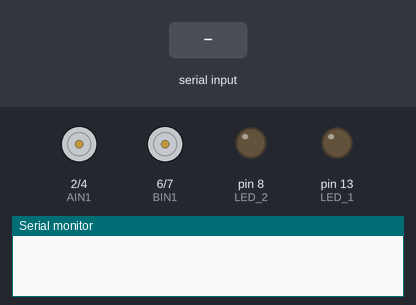
Simulated run of this sketch. Board: Arduino Uno, built with avr-gcc and run on an emulated ATmega328P. On the bench: motor-driver pin pairs drawn as motors (green arrow = first pin HIGH = forward, orange = second pin HIGH = backward, longer = more drive), output pins drawn as LEDs (lit = HIGH), the last lines printed to the serial monitor. The test bench sets the inputs (shaded band).

Above: at 1.2 s.
1.3 s: "F" received over the second serial link
At 1.7 s:
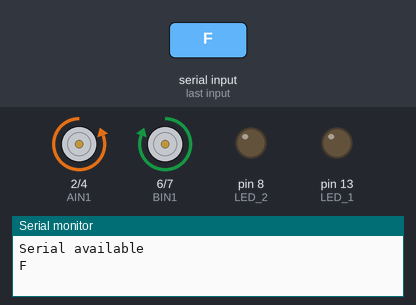
2.8 s: "B" received over the second serial link
At 4.0 s:
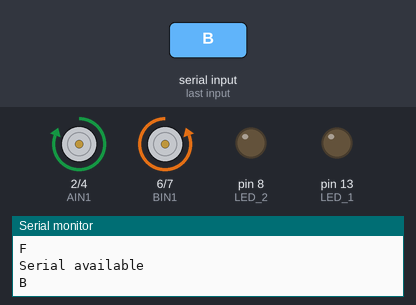
4.3 s: "L" received over the second serial link
At 5.2 s:
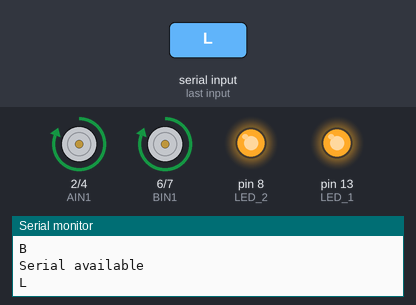
5.8 s: "R" received over the second serial link
At 6.4 s:
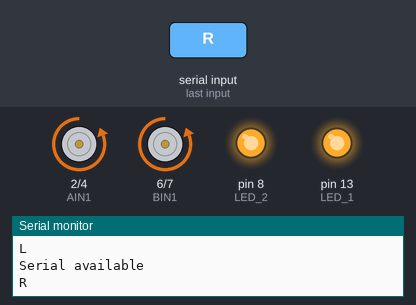
Timing chart, 0 to 8.3 s (numbered marks = the images above; inputs shaded):
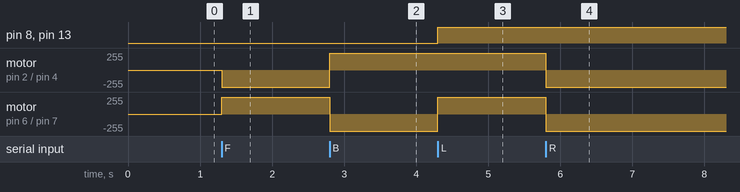

Measured:
- after the input at 1.3 s, motor on pin 2 (AIN1) / pin 4 (AIN2): stopped → backward 255/255 at once; motor on pin 6 (BIN1) / pin 7 (BIN2): stopped → forward 255/255 at once
- after the input at 2.8 s, motor on pin 2 (AIN1) / pin 4 (AIN2): backward 255/255 → forward 255/255 at once; motor on pin 6 (BIN1) / pin 7 (BIN2): forward 255/255 → backward 255/255 at once
- after the input at 4.3 s, pin 8 (LED_2), pin 13 (LED_1): LOW → HIGH at once; motor on pin 6 (BIN1) / pin 7 (BIN2): backward 255/255 → forward 255/255 at once
- after the input at 5.8 s, motor on pin 2 (AIN1) / pin 4 (AIN2), motor on pin 6 (BIN1) / pin 7 (BIN2): forward 255/255 → backward 255/255 at once

The sketch:

rc_control.ino
```cpp
#include<SoftwareSerial.h>

#define AIN1 2

#define AIN2 4

#define BIN1 6

#define BIN2 7


#define LED_1 13

#define LED_2 8

#define RX 10

#define TX 1

char bt = 'S';

SoftwareSerial mySerial(RX, TX);

void setup() {

  pinMode(AIN1, OUTPUT);

  pinMode(BIN1, OUTPUT);

  pinMode(AIN2, OUTPUT);

  pinMode(BIN2, OUTPUT);

  pinMode(LED_1, OUTPUT);

  pinMode(LED_2, OUTPUT);

  mySerial.begin(9600);

  Serial.begin(115200);

}

void loop() {

  if (mySerial.available() > 0) {

    Serial.println("Serial available");

    bt = mySerial.read();

    Serial.println(bt);
  }

  switch (bt) {

    case 'F':

      forward();

      break;

    case 'B':

      backward();

      break;

    case 'L':

      left();

      break;

    case 'R':

      right();

      break;

    case 'S':
      short_brake();

      break;

    default:

      break;

  }

}

void forward() {

  digitalWrite(LED_1, LOW);

  digitalWrite(LED_2, LOW);

  digitalWrite(AIN1, LOW);

  digitalWrite(AIN2, HIGH);

  digitalWrite(BIN1, HIGH);

  digitalWrite(BIN2, LOW);

}

void backward() {

  digitalWrite(LED_1, LOW);

  digitalWrite(LED_2, LOW);

  digitalWrite(AIN1, HIGH);

  digitalWrite(AIN2, LOW);

  digitalWrite(BIN1, LOW);

  digitalWrite(BIN2, HIGH);

}

void short_brake() {

  digitalWrite(LED_1, LOW);

  digitalWrite(LED_2, LOW);

  digitalWrite(AIN1, HIGH);

  digitalWrite(AIN2, HIGH);

  digitalWrite(BIN1, HIGH);

  digitalWrite(BIN2, HIGH);

}

void left() {

  digitalWrite(LED_1, HIGH);   // turn the LED on (HIGH is the voltage level)

  digitalWrite(LED_2, HIGH);

  digitalWrite(AIN1, HIGH);

  digitalWrite(AIN2, LOW);

  digitalWrite(BIN1, HIGH);

  digitalWrite(BIN2, LOW);

}


void right() {

  digitalWrite(LED_1, HIGH);   // turn the LED on (HIGH is the voltage level)

  digitalWrite(LED_2, HIGH);

  digitalWrite(AIN1, LOW);

  digitalWrite(AIN2, HIGH);

  digitalWrite(BIN1, LOW);

  digitalWrite(BIN2, HIGH);

}
```
